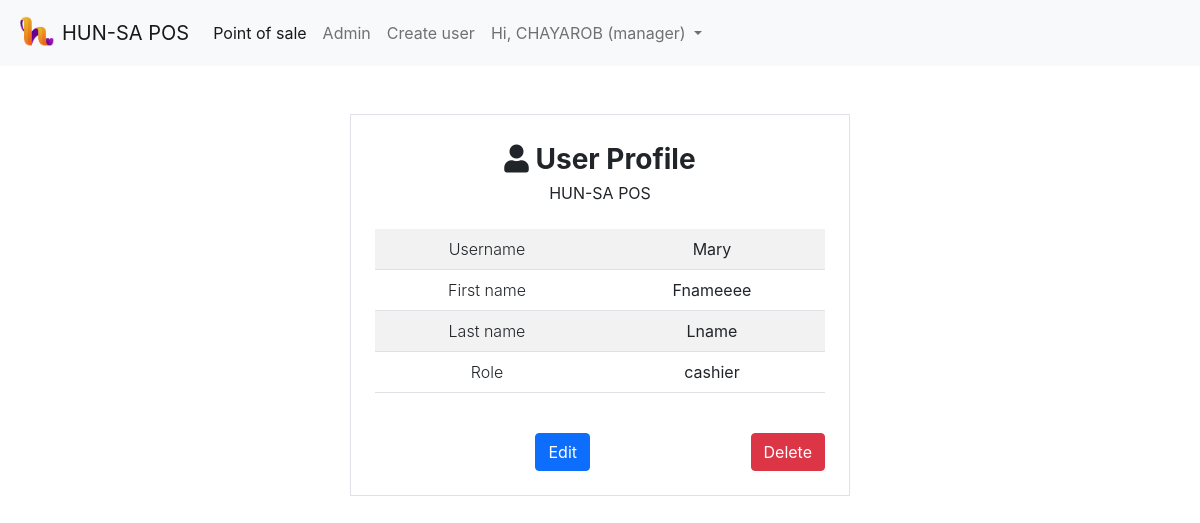
The page /pos_hunsa/public/index.php?pg=profile&id=2 (signed in) on the database its author committed.
### tables this page shows
CREATE TABLE `users` (
  `id` int(8) NOT NULL,
  `username` text NOT NULL,
  `password` text NOT NULL,
  `firstname` text NOT NULL,
  `lastname` text NOT NULL,
  `role` text NOT NULL
);

### pos_hunsa/app/core/init.php (called while the page is built, shortened)
<?php
require "../app/core/functions.php";
require "../app/core/database.php";
require "../app/core/model.php";
function my_function($classname)
{
	$filename = "../app/models/".ucfirst($classname) . ".php";
}

### pos_hunsa/app/core/model.php (called while the page is built, shortened)
<?php
class Model extends Database
{
	public function first($data)
	{
		$keys = array_keys($data);
		$query = "select * from $this->table where ";
		foreach ($keys as $key) {
			$query .= "$key = :$key && ";
		}
		$query = trim($query,"&& ");
		$db = new Database;
		if($res = $db->query($query,$data))
		{
			return $res[0];
		}
		return false;
	}
}

### pos_hunsa/app/core/database.php (called while the page is built)
<?php
class Database
{
	private function db_connect(){
		$DBHOST = "localhost";
		$DBNAME = "pos_hunsa";
		$DBUSER = "root";
		$DBPASS = "";
		$DBDRIVER = "mysql";
		try{
			$con = new PDO("$DBDRIVER:host=$DBHOST;dbname=$DBNAME",$DBUSER,$DBPASS);
		}catch(PDOException $e){
			echo $e->getMessage();
		}
		return $con;
	}
	public function query($query,$data = array())
	{
		$con = $this->db_connect();
		$smt = $con->prepare($query);
		$check = $smt->execute($data);
		if($check)
		{
			$result = $smt->fetchAll(PDO::FETCH_ASSOC);
			if(is_array($result) && count($result) > 0){
				return $result;
			}
		}
		return false;
	}
}

### pos_hunsa/app/core/functions.php (called while the page is built, shortened)
<?php
function esc($str)
{
	return htmlspecialchars($str);
}

### pos_hunsa/app/views/auth/profile.view.php (the view, shortened to what this page needs)
<div class="container-fluid border col-lg-5 col-md-6 mt-5 p-4" >
	<?php if(is_array($row)):?>
		<center>
			<h3><i class="fa fa-user"></i> User Profile</h3>
			<div><?=esc(APP_NAME)?></div>
		</center>
		<br>
		<table class="table table-hover table-striped">
			<tr>
				<th>Username</th><td><?=$row['username']?></td>
			</tr>
			<tr>
				<th>First name</th><td><?=$row['firstname']?></td>
			</tr>
			<tr>
				<th>Last name</th><td><?=$row['lastname']?></td>
			</tr>
			<tr>
				<th>Role</th><td><?=$row['role']?></td>
			</tr>
		</table>
		<br>
		<a href="index.php?pg=edit-user&id=<?=$row['id']?>">
			<button type="button" class="btn btn-primary">Edit</button>
		</a>
		<a href="index.php?pg=delete-user&id=<?=$row['id']?>" class="float-end">
			<button type="button" class="btn btn-danger">Delete</button>
		</a>
	<?php else:?>
		<div class="alert alert-danger text-center">That user was not found!</div>
	<?php endif;?>
</div>

### pos_hunsa/public/assets/css/main.css (style rules this page uses)
body a { text-decoration: none; }

### rows shown on the page
users: username "Mary", firstname "Fnameeee", lastname "Lname", role "cashier"

### other values the page prints
APP_NAME "HUN-SA POS"
auth('firstname') "CHAYAROB"
Auth::get('role') "manager"
